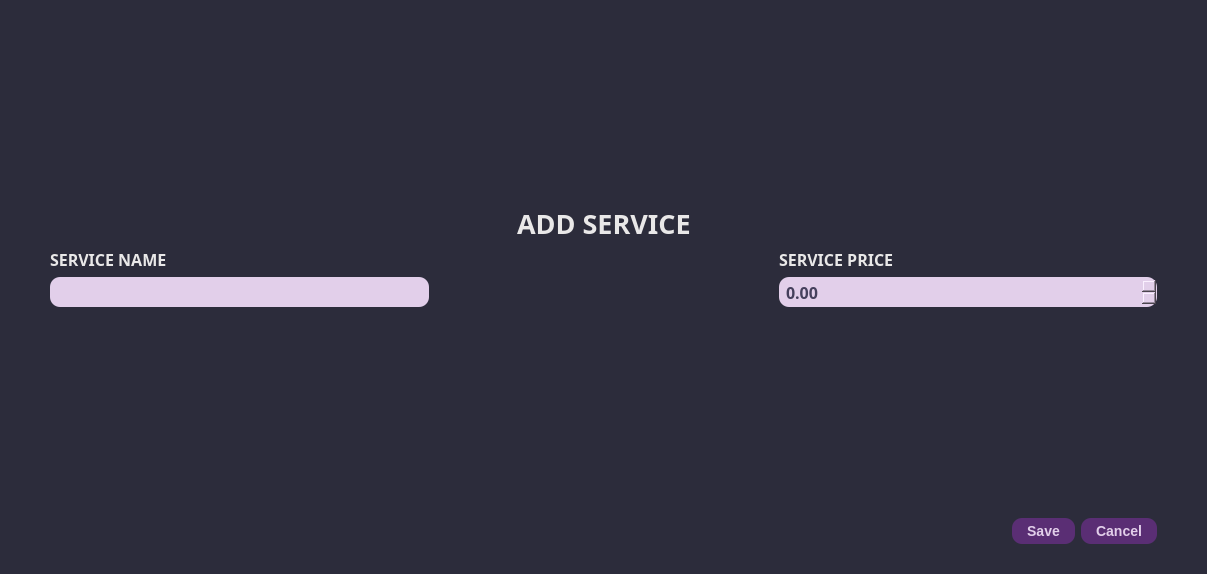
<?xml version="1.0" encoding="UTF-8"?>
<ui version="4.0">
 <class>Dialog</class>
 <widget class="QDialog" name="Dialog">
  <property name="windowModality">
   <enum>Qt::ApplicationModal</enum>
  </property>
  <property name="geometry">
   <rect>
    <x>0</x>
    <y>0</y>
    <width>1207</width>
    <height>574</height>
   </rect>
  </property>
  <property name="minimumSize">
   <size>
    <width>0</width>
    <height>0</height>
   </size>
  </property>
  <property name="maximumSize">
   <size>
    <width>16777215</width>
    <height>16777215</height>
   </size>
  </property>
  <property name="contextMenuPolicy">
   <enum>Qt::DefaultContextMenu</enum>
  </property>
  <property name="windowTitle">
   <string>Add Service</string>
  </property>
  <property name="styleSheet">
   <string notr="true"/>
  </property>
  <layout class="QGridLayout" name="gridLayout_5">
   <property name="leftMargin">
    <number>0</number>
   </property>
   <property name="topMargin">
    <number>0</number>
   </property>
   <property name="rightMargin">
    <number>0</number>
   </property>
   <property name="bottomMargin">
    <number>0</number>
   </property>
   <item row="0" column="0">
    <widget class="QWidget" name="widget" native="true">
     <property name="sizePolicy">
      <sizepolicy hsizetype="Preferred" vsizetype="Preferred">
       <horstretch>0</horstretch>
       <verstretch>0</verstretch>
      </sizepolicy>
     </property>
     <property name="styleSheet">
      <string notr="true">QWidget{
	background-color: #2C2C3B;
}

QLabel{
	color: #E9E8E8;
}

QLineEdit, QComboBox, QDoubleSpinBox{
	background-color: #E2CFEA;
	border: none;
	height: 30px;
	border-radius: 10px;
	color: #45405C;
	padding-left: 5px;
	padding-right: 5px;
}

QMenu{
	background-color: white;
}

   QMenu::item:selected {
                background-color: #555;
                color: white;
            }

QComboBox QAbstractItemView {
	background-color: #E2CFEA;
	color: #45405C;
}

QPushButton {
                background-color: #5A2E74;  /* Background color of the buttons */
                color: #E2CFEA;              /* Text color of the buttons */
                border: none;               /* Remove button border */
                border-radius: 10px;         /* Border radius of the buttons */
                padding: 5px 15px;          /* Padding inside the buttons */
                font-size: 14px;            /* Font size of the button text */
				font-weight: bold;
}

QPushButton:hover {
                background-color: #745288;  /* Background color on hover */
}
QPushButton:pressed {
                background-color: #6B4483;  /* Background color on press */
}</string>
     </property>
     <layout class="QGridLayout" name="gridLayout_2">
      <property name="leftMargin">
       <number>50</number>
      </property>
      <property name="topMargin">
       <number>20</number>
      </property>
      <property name="rightMargin">
       <number>50</number>
      </property>
      <property name="bottomMargin">
       <number>30</number>
      </property>
      <item row="0" column="0">
       <spacer name="verticalSpacer">
        <property name="orientation">
         <enum>Qt::Vertical</enum>
        </property>
        <property name="sizeHint" stdset="0">
         <size>
          <width>20</width>
          <height>40</height>
         </size>
        </property>
       </spacer>
      </item>
      <item row="1" column="0">
       <layout class="QGridLayout" name="gridLayout">
        <item row="1" column="1" colspan="3">
         <spacer name="horizontalSpacer">
          <property name="orientation">
           <enum>Qt::Horizontal</enum>
          </property>
          <property name="sizeHint" stdset="0">
           <size>
            <width>338</width>
            <height>20</height>
           </size>
          </property>
         </spacer>
        </item>
        <item row="0" column="3" colspan="2">
         <spacer name="horizontalSpacer_9">
          <property name="orientation">
           <enum>Qt::Horizontal</enum>
          </property>
          <property name="sizeHint" stdset="0">
           <size>
            <width>430</width>
            <height>17</height>
           </size>
          </property>
         </spacer>
        </item>
        <item row="1" column="4">
         <layout class="QVBoxLayout" name="verticalLayout_16">
          <item>
           <layout class="QVBoxLayout" name="verticalLayout_6">
            <item>
             <widget class="QLabel" name="label_8">
              <property name="font">
               <font>
                <family>JetBrains Mono</family>
                <pointsize>12</pointsize>
                <bold>true</bold>
               </font>
              </property>
              <property name="text">
               <string>SERVICE PRICE</string>
              </property>
             </widget>
            </item>
            <item>
             <widget class="QDoubleSpinBox" name="service_price">
              <property name="font">
               <font>
                <family>JetBrains Mono</family>
                <pointsize>12</pointsize>
                <bold>true</bold>
               </font>
              </property>
              <property name="maximum">
               <double>50000.000000000000000</double>
              </property>
             </widget>
            </item>
            <item>
             <spacer name="horizontalSpacer_2">
              <property name="orientation">
               <enum>Qt::Horizontal</enum>
              </property>
              <property name="sizeHint" stdset="0">
               <size>
                <width>40</width>
                <height>20</height>
               </size>
              </property>
             </spacer>
            </item>
           </layout>
          </item>
         </layout>
        </item>
        <item row="1" column="0">
         <layout class="QVBoxLayout" name="verticalLayout_15">
          <item>
           <layout class="QVBoxLayout" name="verticalLayout">
            <item>
             <widget class="QLabel" name="label_2">
              <property name="font">
               <font>
                <family>JetBrains Mono</family>
                <pointsize>12</pointsize>
                <bold>true</bold>
               </font>
              </property>
              <property name="text">
               <string>SERVICE NAME</string>
              </property>
             </widget>
            </item>
            <item>
             <widget class="QLineEdit" name="service_name">
              <property name="font">
               <font>
                <family>JetBrains Mono</family>
                <pointsize>12</pointsize>
                <bold>true</bold>
               </font>
              </property>
              <property name="focusPolicy">
               <enum>Qt::StrongFocus</enum>
              </property>
              <property name="styleSheet">
               <string notr="true"/>
              </property>
             </widget>
            </item>
            <item>
             <spacer name="horizontalSpacer_3">
              <property name="orientation">
               <enum>Qt::Horizontal</enum>
              </property>
              <property name="sizeHint" stdset="0">
               <size>
                <width>40</width>
                <height>20</height>
               </size>
              </property>
             </spacer>
            </item>
           </layout>
          </item>
         </layout>
        </item>
        <item row="0" column="2">
         <widget class="QLabel" name="label">
          <property name="font">
           <font>
            <family>JetBrains Mono</family>
            <pointsize>20</pointsize>
            <bold>true</bold>
           </font>
          </property>
          <property name="styleSheet">
           <string notr="true"/>
          </property>
          <property name="text">
           <string>ADD SERVICE</string>
          </property>
         </widget>
        </item>
        <item row="0" column="0" colspan="2">
         <spacer name="horizontalSpacer_8">
          <property name="orientation">
           <enum>Qt::Horizontal</enum>
          </property>
          <property name="sizeHint" stdset="0">
           <size>
            <width>459</width>
            <height>17</height>
           </size>
          </property>
         </spacer>
        </item>
       </layout>
      </item>
      <item row="2" column="0">
       <spacer name="verticalSpacer_9">
        <property name="orientation">
         <enum>Qt::Vertical</enum>
        </property>
        <property name="sizeHint" stdset="0">
         <size>
          <width>20</width>
          <height>4</height>
         </size>
        </property>
       </spacer>
      </item>
      <item row="3" column="0">
       <layout class="QHBoxLayout" name="horizontalLayout_2">
        <item>
         <spacer name="horizontalSpacer_11">
          <property name="orientation">
           <enum>Qt::Horizontal</enum>
          </property>
          <property name="sizeHint" stdset="0">
           <size>
            <width>848</width>
            <height>20</height>
           </size>
          </property>
         </spacer>
        </item>
        <item>
         <widget class="QPushButton" name="save_service_button">
          <property name="text">
           <string>Save</string>
          </property>
          <property name="icon">
           <iconset>
            <normaloff>../static/icons/save_button_light.svg</normaloff>../static/icons/save_button_light.svg</iconset>
          </property>
         </widget>
        </item>
        <item>
         <widget class="QPushButton" name="cancel_add_service_button">
          <property name="text">
           <string>Cancel</string>
          </property>
          <property name="icon">
           <iconset>
            <normaloff>../static/icons/cancel_button_light.svg</normaloff>../static/icons/cancel_button_light.svg</iconset>
          </property>
          <property name="checkable">
           <bool>true</bool>
          </property>
          <property name="checked">
           <bool>false</bool>
          </property>
         </widget>
        </item>
        <item>
         <layout class="QHBoxLayout" name="horizontalLayout">
          <property name="spacing">
           <number>0</number>
          </property>
         </layout>
        </item>
       </layout>
      </item>
     </layout>
    </widget>
   </item>
  </layout>
 </widget>
 <resources/>
 <connections/>
</ui>
